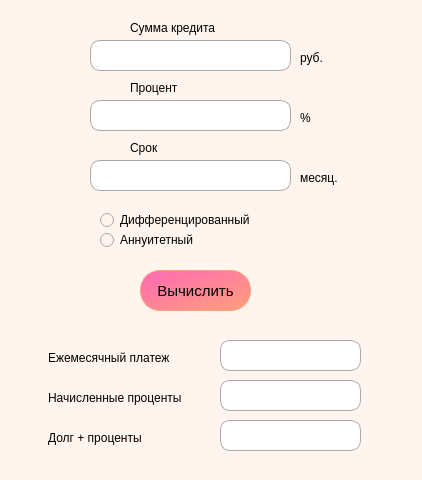
<?xml version="1.0" encoding="UTF-8"?>
<ui version="4.0">
 <class>CreditCalc</class>
 <widget class="QWidget" name="CreditCalc">
  <property name="geometry">
   <rect>
    <x>0</x>
    <y>0</y>
    <width>422</width>
    <height>480</height>
   </rect>
  </property>
  <property name="windowTitle">
   <string>Credit calc</string>
  </property>
  <property name="styleSheet">
   <string notr="true">background-color:	#FFF5EE</string>
  </property>
  <widget class="QPushButton" name="res">
   <property name="geometry">
    <rect>
     <x>140</x>
     <y>270</y>
     <width>111</width>
     <height>41</height>
    </rect>
   </property>
   <property name="styleSheet">
    <string notr="true">/* Стиль для кнопок с градиентом */
QPushButton {
    background:qlineargradient(x1:0, y1:0, x2:1, y2:1, stop:0 #FF69B4 stop:1 #FFA07A);
    border: 1px solid #FFA07A;
    border-radius: 20px;
    color: black;
    padding: 8px 16px;
    font-size: 15px;
    
}

/* Стиль при наведении */
QPushButton:hover {
    background: qlineargradient(x1: 0, y1: 0, x2: 0, y2: 1, stop: 0 #4169e1, stop: 1 #BA55D3);
}

</string>
   </property>
   <property name="text">
    <string>Вычислить</string>
   </property>
  </widget>
  <widget class="QLabel" name="label">
   <property name="geometry">
    <rect>
     <x>300</x>
     <y>50</y>
     <width>58</width>
     <height>16</height>
    </rect>
   </property>
   <property name="text">
    <string>руб.</string>
   </property>
  </widget>
  <widget class="QLabel" name="label_2">
   <property name="geometry">
    <rect>
     <x>130</x>
     <y>20</y>
     <width>121</width>
     <height>16</height>
    </rect>
   </property>
   <property name="text">
    <string>Сумма кредита</string>
   </property>
  </widget>
  <widget class="QLabel" name="label_3">
   <property name="geometry">
    <rect>
     <x>130</x>
     <y>80</y>
     <width>81</width>
     <height>16</height>
    </rect>
   </property>
   <property name="text">
    <string>Процент</string>
   </property>
  </widget>
  <widget class="QLineEdit" name="procent">
   <property name="geometry">
    <rect>
     <x>90</x>
     <y>100</y>
     <width>201</width>
     <height>31</height>
    </rect>
   </property>
   <property name="styleSheet">
    <string notr="true">QLineEdit {
    background-color: #ffffff;
    border: 1px solid #A9A9A9;
    border-radius: 10px;
    padding: 5px;
    font-size: 14px;
    color: #333;
}
</string>
   </property>
  </widget>
  <widget class="QLineEdit" name="sum">
   <property name="geometry">
    <rect>
     <x>90</x>
     <y>40</y>
     <width>201</width>
     <height>31</height>
    </rect>
   </property>
   <property name="styleSheet">
    <string notr="true">QLineEdit {
    background-color: #ffffff;
    border: 1px solid #A9A9A9;
    border-radius: 10px;
    padding: 5px;
    font-size: 14px;
    color: #333;
}
</string>
   </property>
  </widget>
  <widget class="QLabel" name="label_4">
   <property name="geometry">
    <rect>
     <x>300</x>
     <y>110</y>
     <width>58</width>
     <height>16</height>
    </rect>
   </property>
   <property name="text">
    <string>%</string>
   </property>
  </widget>
  <widget class="QLabel" name="label_5">
   <property name="geometry">
    <rect>
     <x>130</x>
     <y>140</y>
     <width>58</width>
     <height>16</height>
    </rect>
   </property>
   <property name="text">
    <string>Срок</string>
   </property>
  </widget>
  <widget class="QLineEdit" name="time">
   <property name="geometry">
    <rect>
     <x>90</x>
     <y>160</y>
     <width>201</width>
     <height>31</height>
    </rect>
   </property>
   <property name="styleSheet">
    <string notr="true">QLineEdit {
    background-color: #ffffff;
    border: 1px solid #A9A9A9;
    border-radius: 10px;
    padding: 5px;
    font-size: 14px;
    color: #333;
}
</string>
   </property>
  </widget>
  <widget class="QLabel" name="label_6">
   <property name="geometry">
    <rect>
     <x>300</x>
     <y>170</y>
     <width>58</width>
     <height>16</height>
    </rect>
   </property>
   <property name="text">
    <string>месяц.</string>
   </property>
  </widget>
  <widget class="QRadioButton" name="difference">
   <property name="geometry">
    <rect>
     <x>100</x>
     <y>210</y>
     <width>181</width>
     <height>20</height>
    </rect>
   </property>
   <property name="text">
    <string>Дифференцированный</string>
   </property>
  </widget>
  <widget class="QRadioButton" name="ann">
   <property name="geometry">
    <rect>
     <x>100</x>
     <y>230</y>
     <width>161</width>
     <height>20</height>
    </rect>
   </property>
   <property name="text">
    <string>Аннуитетный</string>
   </property>
  </widget>
  <widget class="QLabel" name="label_7">
   <property name="geometry">
    <rect>
     <x>48</x>
     <y>350</y>
     <width>141</width>
     <height>16</height>
    </rect>
   </property>
   <property name="text">
    <string>Ежемесячный платеж</string>
   </property>
  </widget>
  <widget class="QLineEdit" name="payment">
   <property name="geometry">
    <rect>
     <x>220</x>
     <y>340</y>
     <width>141</width>
     <height>31</height>
    </rect>
   </property>
   <property name="styleSheet">
    <string notr="true">QLineEdit {
    background-color: #ffffff;
    border: 1px solid #A9A9A9;
    border-radius: 10px;
    padding: 5px;
    font-size: 14px;
    color: #333;
}
</string>
   </property>
   <property name="readOnly">
    <bool>true</bool>
   </property>
  </widget>
  <widget class="QLabel" name="label_8">
   <property name="geometry">
    <rect>
     <x>48</x>
     <y>390</y>
     <width>151</width>
     <height>16</height>
    </rect>
   </property>
   <property name="text">
    <string>Начисленные проценты</string>
   </property>
  </widget>
  <widget class="QLineEdit" name="overpayment">
   <property name="geometry">
    <rect>
     <x>220</x>
     <y>380</y>
     <width>141</width>
     <height>31</height>
    </rect>
   </property>
   <property name="styleSheet">
    <string notr="true">QLineEdit {
    background-color: #ffffff;
    border: 1px solid #A9A9A9;
    border-radius: 10px;
    padding: 5px;
    font-size: 14px;
    color: #333;
}
</string>
   </property>
   <property name="readOnly">
    <bool>true</bool>
   </property>
  </widget>
  <widget class="QLabel" name="total">
   <property name="geometry">
    <rect>
     <x>48</x>
     <y>430</y>
     <width>121</width>
     <height>16</height>
    </rect>
   </property>
   <property name="text">
    <string>Долг + проценты</string>
   </property>
  </widget>
  <widget class="QLineEdit" name="total_payment">
   <property name="geometry">
    <rect>
     <x>220</x>
     <y>420</y>
     <width>141</width>
     <height>31</height>
    </rect>
   </property>
   <property name="styleSheet">
    <string notr="true">QLineEdit {
    background-color: #ffffff;
    border: 1px solid #A9A9A9;
    border-radius: 10px;
    padding: 5px;
    font-size: 14px;
    color: #333;
}
</string>
   </property>
   <property name="readOnly">
    <bool>true</bool>
   </property>
  </widget>
 </widget>
 <resources/>
 <connections/>
</ui>
